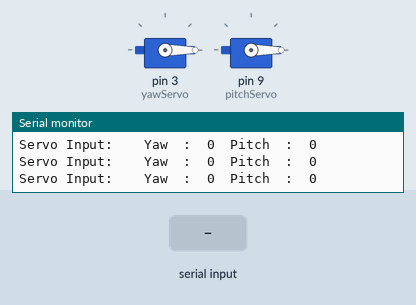
Bench run of a sketch on a simulated Arduino Uno, built with avr-gcc and run on an emulated ATmega328P. Parts: 2 × servo, the last lines printed to the serial monitor. The test bench sets the inputs (shaded band).

Above: at 1.3 s.
1.4 s: "<90,45>" received over Serial
At 2.4 s:
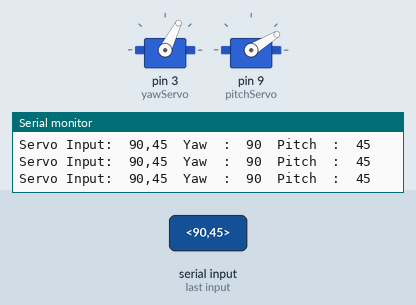
3.0 s: "<30,150>" received over Serial
At 3.6 s:
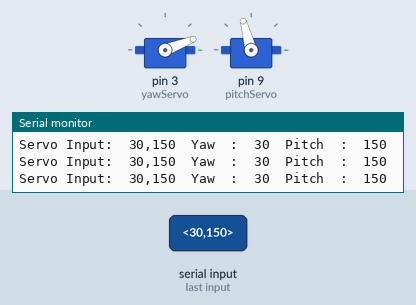
4.5 s: "<200>" received over Serial
At 5.6 s:
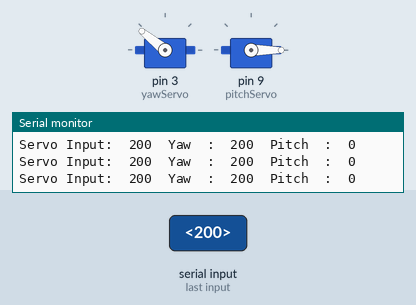
6.0 s: "<5>" received over Serial
At 6.5 s:
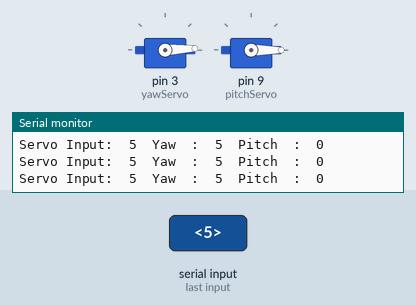
Timing chart, 0 to 9.0 s (numbered marks = the images above; inputs shaded):
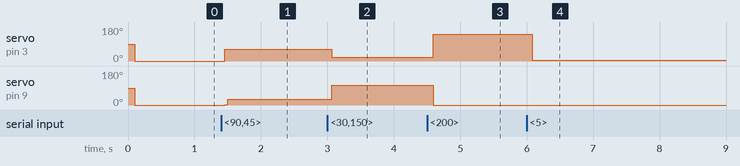

The sketch:

Arduino_MouseServo.ino
```cpp
#include <Servo.h>

//For reading characters in

const byte numChars = 32;
char receivedChars[numChars];

boolean newData = false;

//Inititalise Servo
Servo yawServo;
Servo pitchServo;

//Define variables for incoming COM Port Data
long tmr;
int flag = 0;
int angle = 0;
String servo_input;
int yaw;
int pitch;
int yaw_angle;
int pitch_angle;
char  c;

void setup() {

  //Inialise Servo Data Pins
  yawServo.attach(3);
  pitchServo.attach(9);

  //Initialise Bluetooth Serial communication + Serial Interupt Signal
  Serial.begin(9600);
  delay(100);
}

void loop() {

  //Read Strings into Arduino
    recvWithStartEndMarkers();
    showNewData();

     //Convert Character Array to String Object
    String servo_input = receivedChars;

    //Extract Control Components
    yaw = servo_input.substring(0, 3).toInt();
    pitch = servo_input.substring(3,7).toInt();

    //Print data to Serial Monitor
    Serial.print("Servo Input:  ");
    Serial.print(receivedChars);
    Serial.print("  Yaw  :  ");
    Serial.print(yaw);
    Serial.print("  Pitch  :  ");
    Serial.println(pitch);

    //Calling Steer and MotorControl Functions
    yawSteer(yaw);
    pitchSteer(pitch);

  }

void yawSteer(int servo_data){
  //Send Steering Data to Servo
  angle = map(servo_data, 0, 255, 0, 180);
  yawServo.write(angle);
}

void pitchSteer(int servo_data){
  //Send Steering Data to Servo
  angle = map(servo_data, 0, 255, 0, 180);
  pitchServo.write(angle);
}

void recvWithStartEndMarkers() {
    static boolean recvInProgress = false;
    static byte ndx = 0;
    char startMarker = '<';
    char endMarker = '>';
    char rc;

    while (Serial.available() > 0 && newData == false) {
        rc = Serial.read();

        if (recvInProgress == true) {
            if (rc != endMarker) {
                receivedChars[ndx] = rc;
                ndx++;
                if (ndx >= numChars) {
                    ndx = numChars - 1;
                }
            }
            else {
                receivedChars[ndx] = '\0'; // terminate the string
                recvInProgress = false;
                ndx = 0;
                newData = true;
            }
        }
        else if (rc == startMarker) {
            recvInProgress = true;
        }
    }
}

void showNewData() {
    if (newData == true ){
        newData = false;
    }
}
```

Measured:
- after the input at 1.4 s, servo on pin 3 (yawServo): 0° → 63° after 0.05 s; servo on pin 9 (pitchServo): 0° → 31° after 0.05 s
- after the input at 3.0 s, servo on pin 3 (yawServo): 63° → 21° after 0.07 s; servo on pin 9 (pitchServo): 31° → 105° after 0.07 s
- after the input at 4.5 s, servo on pin 3 (yawServo): 21° → 141° after 0.09 s; servo on pin 9 (pitchServo): 105° → 0° after 0.09 s
- after the input at 6.0 s, servo on pin 3 (yawServo): 141° → 3° after 0.09 s
